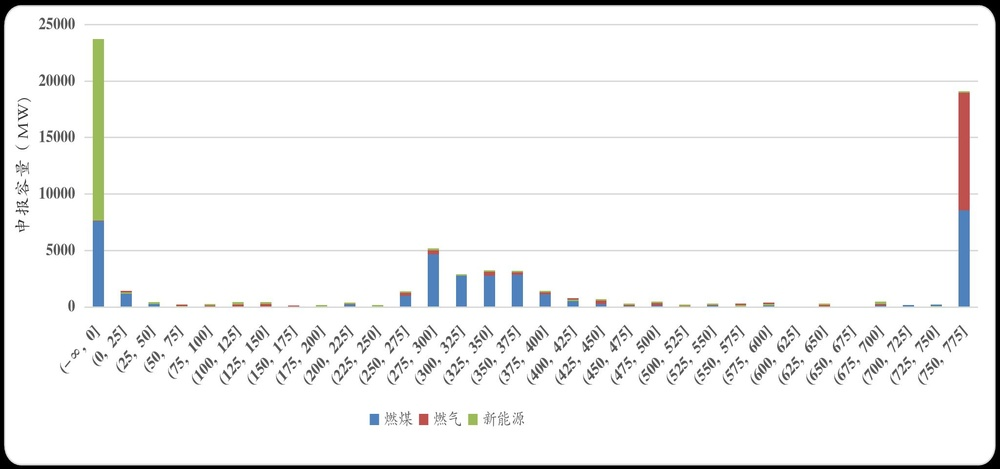
#> input picture images/Original.jpeg, 1000 x 469 px, shrunk from 2048 x 961 before the run
$ python corp.py --image_path images/Original.jpeg
#> lines starting #> are read from the running program, lines starting #| are printed output that depends on the picture; after the words box and inside, x2 and y2 are one past the last pixel; in counts of white or black regions, pixels touching at a corner belong together
import cv2
import numpy as np
import matplotlib.pyplot as plt
import os
import glob
import argparse
import matplotlib.font_manager as fm
import warnings

# 配置matplotlib支持中文显示
plt.rcParams['font.sans-serif'] = ['Noto Sans CJK SC', 'Noto Sans CJK JP', 'SimHei', 'Arial Unicode MS', 'Microsoft YaHei', 'WenQuanYi Micro Hei']  # 用来正常显示中文
plt.rcParams['axes.unicode_minus'] = False  # 用来正常显示负号

warnings.filterwarnings("ignore", category=UserWarning, module="matplotlib")

def detect_horizontal_lines(image_path, min_line_length=100, line_gap=10, edge_margin_percent=0.05,
                           y_threshold=5, initial_length_percent=0.01, merged_length_percent=0.25):
    """
    识别图像中的水平线，排除顶部和底部的线，并将垂直位置相近的线合并
    然后计算所有水平线的边界来裁剪图像

    参数:
        image_path: 图像文件路径
        min_line_length: 最小线段长度
        line_gap: 同一条线上的最大间隙
        edge_margin_percent: 顶部和底部要排除的区域百分比（相对于图像高度）
        y_threshold: 垂直方向上的合并阈值，相差小于此值的线将被合并
        initial_length_percent: 初始线段筛选的长度下限（占图像宽度的百分比）
        merged_length_percent: 合并后线段的长度下限（占图像宽度的百分比）

    返回:
        原始图像、标记了水平线的图像、合并后的线条、边界坐标、裁剪后的图像、被排除的短合并线
    """
    # 读取图像
    img = cv2.imread(image_path)

    if img is None:
        raise ValueError(f"无法读取图像: {image_path}")

    # 转换为灰度图
    gray = cv2.cvtColor(img, cv2.COLOR_BGR2GRAY)

    # 获取图像高度
    height, width = img.shape[:2]

    # 计算顶部和底部的边缘区域
    edge_margin = int(height * edge_margin_percent)
    top_edge = edge_margin
    bottom_edge = height - edge_margin

    # 边缘检测
    edges = cv2.Canny(gray, 30, 120, apertureSize=3)

    # 使用霍夫变换检测直线
    lines = cv2.HoughLinesP(
        edges,
        rho=1,
        theta=np.pi/180,
        threshold=100,
        minLineLength=min_line_length,
        maxLineGap=line_gap
    )

    # 创建图像副本用于显示结果
    result_img = img.copy()

    # 筛选水平线（斜率接近于0的线），并排除顶部和底部的线
    horizontal_lines = []
    edge_lines = []  # 用于存储被排除的边缘线
    too_short_lines = []  # 用于存储长度过短的线

    if lines is not None:
        for line in lines:
            x1, y1, x2, y2 = line[0]

            # 计算斜率 (避免除以零)
            if x2 - x1 == 0:
                continue

            slope = (y2 - y1) / (x2 - x1)

            # 如果斜率接近于0，认为是水平线
            if abs(slope) < 0.1:  # 斜率阈值可以调整
                # 计算线段长度
                line_length = abs(x2 - x1)
                min_initial_length = width * initial_length_percent  # 图像宽度的1%

                # 检查线是否位于顶部或底部边缘区域
                y_avg = (y1 + y2) / 2
                if y_avg < top_edge or y_avg > bottom_edge:
                    edge_lines.append(line[0])
                    # 在结果图像中用不同颜色（例如绿色）标记被排除的边缘线
                    cv2.line(result_img, (x1, y1), (x2, y2), (0, 255, 0), 1)
                elif line_length < min_initial_length:
                    too_short_lines.append(line[0])
                    # 在结果图像中用黄色标记被排除的短线
                    cv2.line(result_img, (x1, y1), (x2, y2), (0, 255, 255), 1)
                else:
                    horizontal_lines.append([x1, y1, x2, y2, y_avg])  # 保存平均y坐标

    # 按y坐标排序
    horizontal_lines.sort(key=lambda x: x[4])

    # 合并垂直位置相近的线
    merged_lines = []
    short_merged_lines = []  # 存储被舍弃的短合并线

    if horizontal_lines:
        current_group = [horizontal_lines[0]]

        for i in range(1, len(horizontal_lines)):
            current_line = horizontal_lines[i]
            prev_line = current_group[-1]

            # 如果当前线与上一条线的y坐标差异小于阈值，认为是同一条线
            if abs(current_line[4] - prev_line[4]) < y_threshold:
                current_group.append(current_line)
            else:
                # 合并当前组中的所有线
                if current_group:
                    merged_line = merge_line_group(current_group)

                    # 检查合并后的线段长度是否达到图像宽度的指定百分比
                    x1, y1, x2, y2 = merged_line
                    line_length = abs(x2 - x1)
                    min_required_length = width * merged_length_percent

                    if line_length >= min_required_length:
                        merged_lines.append(merged_line)
                    else:
                        short_merged_lines.append(merged_line)
                        # 在结果图像中用紫色标记被排除的短合并线
                        cv2.line(result_img, (x1, y1), (x2, y2), (255, 0, 255), 1)

                # 开始新的一组
                current_group = [current_line]

        # 处理最后一组
        if current_group:
            merged_line = merge_line_group(current_group)

            # 检查最后一组合并后的线段长度
            x1, y1, x2, y2 = merged_line
            line_length = abs(x2 - x1)
            min_required_length = width * merged_length_percent

            if line_length >= min_required_length:
                merged_lines.append(merged_line)
            else:
                short_merged_lines.append(merged_line)
                # 在结果图像中用紫色标记被排除的短合并线
                cv2.line(result_img, (x1, y1), (x2, y2), (255, 0, 255), 1)

    # 输出过滤信息
    total_horizontal = len(horizontal_lines) + len(too_short_lines)
    print(f"检测到 {total_horizontal} 条潜在水平线")
    print(f"其中 {len(too_short_lines)} 条因长度不足图像宽度的{initial_length_percent*100}%而被排除")
    print(f"合并前保留了 {len(horizontal_lines)} 条有效水平线")

    # 计算所有水平线的边界极值
    boundaries = None
    cropped_img = None

    if merged_lines:
        # 初始化边界值
        min_x = width
        max_x = 0
        min_y = height
        max_y = 0

        # 计算所有线的最小外接矩形
        for line in merged_lines:
            x1, y1, x2, y2 = line
            min_x = min(min_x, x1, x2)
            max_x = max(max_x, x1, x2)
            min_y = min(min_y, y1, y2)
            max_y = max(max_y, y1, y2)

        # 添加小边距并向下平移2个像素
        padding = 3
        min_x = max(0, min_x - padding)
        max_x = min(width, max_x + padding)
        min_y = max(0, min_y - padding + 2)  # 向下平移2个像素
        max_y = min(height, max_y + padding + 2)  # 向下平移2个像素

        boundaries = {
            "min_x": min_x,
            "max_x": max_x,
            "min_y": min_y,
            "max_y": max_y
        }

        # 在结果图像上绘制边界矩形
        cv2.rectangle(result_img, (min_x, min_y), (max_x, max_y), (255, 0, 0), 2)

        # 裁剪图像
        if max_y > min_y and max_x > min_x:
            cropped_img = img[min_y:max_y, min_x:max_x]

    # 在结果图像上绘制合并后的线
    for line in merged_lines:
        x1, y1, x2, y2 = line
        cv2.line(result_img, (x1, y1), (x2, y2), (0, 0, 255), 2)

    return img, result_img, merged_lines, boundaries, cropped_img, short_merged_lines

def merge_line_group(line_group):
    """
    合并一组线段

    参数:
        line_group: 线段列表，每个线段为 [x1, y1, x2, y2, y_avg]

    返回:
        合并后的线段 [x1, y1, x2, y2]
    """
    # 计算组内所有线的平均y坐标
    avg_y = sum(line[4] for line in line_group) / len(line_group)

    # 找出最左边的点和最右边的点
    left_x = min(min(line[0], line[2]) for line in line_group)
    right_x = max(max(line[0], line[2]) for line in line_group)

    # 创建合并后的线段
    return [left_x, int(avg_y), right_x, int(avg_y)]

def save_result_images(original_path, result_img, cropped_img=None):
    """保存检测结果和裁剪图像到文件"""
    output_dir = os.path.dirname(original_path)
    base_name = os.path.splitext(os.path.basename(original_path))[0]

    # 保存标记了水平线的中间结果图像
    lines_output_path = os.path.join(output_dir, f"{base_name}_lines.jpg")
    cv2.imwrite(lines_output_path, result_img)
    print(f"标记水平线的图像已保存到: {lines_output_path}")

    # 如果有裁剪图像，则保存
    if cropped_img is not None:
        output_path = os.path.join(output_dir, f"{base_name}_cropped.jpg")
        cv2.imwrite(output_path, cropped_img)
        print(f"裁剪后的图像已保存到: {output_path}")

def show_results(original, result, cropped=None, title="", display=False):
    """
    显示原始图像、结果图像和裁剪后的图像

    Args:
        original: 原始图像
        result: 处理后的图像
        cropped: 裁剪后的图像，可选
        title: 图像标题，可选
        display: 是否显示图像，默认为False
    """
    if cropped is not None:
        plt.figure(figsize=(18, 6))

        plt.subplot(1, 3, 1)
        plt.imshow(cv2.cvtColor(original, cv2.COLOR_BGR2RGB))
        plt.title(f'原始图像 {title}')
        plt.axis('off')

        plt.subplot(1, 3, 2)
        plt.imshow(cv2.cvtColor(result, cv2.COLOR_BGR2RGB))
        plt.title(f'检测到的水平线 {title}')
        plt.axis('off')

        plt.subplot(1, 3, 3)
        plt.imshow(cv2.cvtColor(cropped, cv2.COLOR_BGR2RGB))
        plt.title(f'裁剪后的图像 {title}')
        plt.axis('off')
    else:
        plt.figure(figsize=(15, 10))

        plt.subplot(1, 2, 1)
        plt.imshow(cv2.cvtColor(original, cv2.COLOR_BGR2RGB))
        plt.title(f'原始图像 {title}')
        plt.axis('off')

        plt.subplot(1, 2, 2)
        plt.imshow(cv2.cvtColor(result, cv2.COLOR_BGR2RGB))
        plt.title(f'检测到的水平线 {title}')
        plt.axis('off')

    plt.tight_layout()

    # 只有当display为True时才显示图像
    if display:
        plt.show()
    else:
        plt.close()  # 关闭图形，不显示

def process_single_image(image_path, display=False):
    """处理单个图像文件"""
    try:
        print(f"处理图像: {image_path}")
        original, result, lines, boundaries, cropped, short_merged_lines = detect_horizontal_lines(image_path)
#> in detect_horizontal_lines, img is the input picture: shape (469, 1000, 3); mean B, G, R 241, 241.1, 240.8
#> in detect_horizontal_lines, `edges = cv2.Canny(gray, 30, 120, apertureSize=3)`:
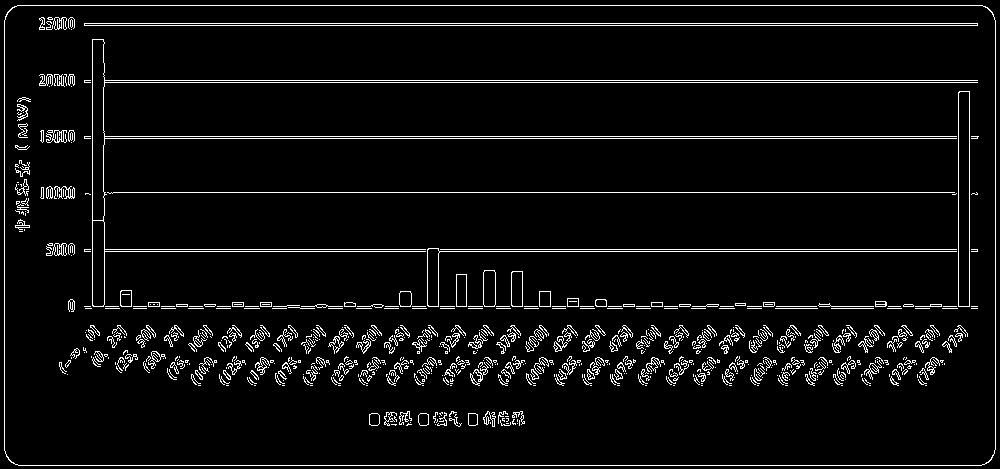
#> edges: shape (469, 1000); 5.3% white in thin lines or dots
#> in detect_horizontal_lines, `lines = cv2.HoughLinesP( edges, rho=1, theta=np.pi/180, threshold=100,..`: lines = 24 rows, first 6: [18, 465, 981, 465], [17, 5, 982, 5], [104, 251, 427, 251], [40, 25, 977, 25], [104, 192, 976, 192], [104, 82, 977, 82]
#> the loop in detect_horizontal_lines, `for line in lines:` made 24 passes
#> (x1, y1, x2, y2, line_length, y_avg) on passes 1 to 12: (18, 465, 981, 465, 963, 465), (17, 5, 982, 5, 965, 5), (104, 251, 427, 251, 323, 251), (40, 25, 977, 25, 937, 25), (104, 192, 976, 192, 872, 192), (104, 82, 977, 82, 873, 82), (104, 80, 977, 80, 873, 80), (104, 136, 978, 136, 874, 136), (41, 23, 977, 23, 936, 23), (104, 249, 977, 249, 873, 249), (104, 138, 977, 138, 873, 138), (747, 306, 977, 306, 230, 306)
#> (x1, y1, x2, y2) on passes 13, 14, 15, 19, 22, 24: (4, 450, 4, 20), (995, 449, 995, 20), (92, 305, 92, 39), (969, 305, 969, 91), (958, 305, 958, 92), (104, 304, 104, 193)
#> after the loop in detect_horizontal_lines, `for line in lines:`:
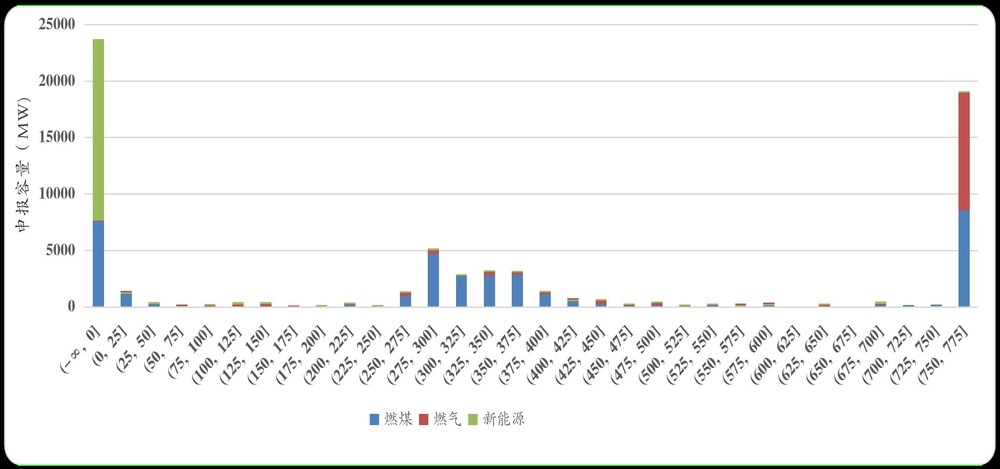
#> result_img: shape (469, 1000, 3); 0.41% of pixels changed, all inside (x1, y1, x2, y2) = (17, 5, 983, 466)
#> after the loop in detect_horizontal_lines, `for line in lines:`: edge_lines = [[18, 465, 981, 465], [17, 5, 982, 5]]; horizontal_lines = 16 items, first 6: [104, 251, 427, 251, 251], [40, 25, 977, 25, 25], [104, 192, 976, 192, 192], [104, 82, 977, 82, 82], [104, 80, 977, 80, 80], [104, 136, 978, 136, 136]; too_short_lines = []
#> in detect_horizontal_lines, `current_group = [horizontal_lines[0]]`: current_group = [[41, 23, 977, 23, 23]]
#> the loop in detect_horizontal_lines, `for i in range(1, len(horizontal_lines)):` made 15 passes
#> (prev_line, avg_y in merge_line_group, left_x in merge_line_group, right_x in merge_line_group, x1, y1, x2, y2) on passes 2, 4, 6, 7, 10, 12, 13: ([40, 25, 977, 25, 25], 24, 40, 977, 40, 24, 977, 24), ([104, 82, 977, 82, 82], 81, 104, 977, 104, 81, 977, 81), ([104, 138, 977, 138, 138], 137, 104, 978, 104, 137, 978, 137), ([104, 192, 976, 192, 192], 192, 104, 976, 104, 192, 976, 192), ([439, 251, 956, 251, 251], 250.3, 104, 977, 104, 250, 977, 250), ([301, 306, 733, 306, 306], 306, 301, 977, 301, 306, 977, 306), ([223, 336, 371, 336, 336], 336, 223, 371, 223, 336, 371, 336)
#> (current_line, prev_line) on passes 1, 3, 5, 8, 9, 11: ([40, 25, 977, 25, 25], [41, 23, 977, 23, 23]), ([104, 82, 977, 82, 82], [104, 80, 977, 80, 80]), ([104, 138, 977, 138, 138], [104, 136, 978, 136, 136]), ([104, 251, 427, 251, 251], [104, 249, 977, 249, 249]), ([439, 251, 956, 251, 251], [104, 251, 427, 251, 251]), ([301, 306, 733, 306, 306], [747, 306, 977, 306, 306])
#> after the loop in detect_horizontal_lines, `for i in range(1, len(horizontal_lines)):`: result_img: shape (469, 1000, 3); 0.03% of pixels changed, all inside (x1, y1, x2, y2) = (223, 336, 372, 337)
#> after the loop in detect_horizontal_lines, `for i in range(1, len(horizontal_lines)):`: merged_lines = [[40, 24, 977, 24], [104, 81, 977, 81], [104, 137, 978, 137], [104, 192, 976, 192], [104, 250, 977, 250], [301, 306, 977, 306]]; short_merged_lines = [[223, 336, 371, 336]]
#> in detect_horizontal_lines, `merged_line = merge_line_group(current_group)`: merged_line = [311, 363, 944, 363]
#> in detect_horizontal_lines, `x1, y1, x2, y2 = merged_line`: x1 = 311; y1 = 363; x2 = 944; y2 = 363
#> in detect_horizontal_lines, `line_length = abs(x2 - x1)`: line_length = 633
#> in detect_horizontal_lines, `total_horizontal = len(horizontal_lines) + len(too_short_lines)`: total_horizontal = 16
#| 检测到 16 条潜在水平线
#| 其中 0 条因长度不足图像宽度的1.0%而被排除
#| 合并前保留了 16 条有效水平线
#> the loop in detect_horizontal_lines, `for line in merged_lines:` made 7 passes
#> (x1, y1, x2, y2, max_x, max_y) on passes 1 to 7: (40, 24, 977, 24, 977, 24), (104, 81, 977, 81, 977, 81), (104, 137, 978, 137, 978, 137), (104, 192, 976, 192, 978, 192), (104, 250, 977, 250, 978, 250), (301, 306, 977, 306, 978, 306), (311, 363, 944, 363, 978, 363)
#> in detect_horizontal_lines, `min_x = max(0, min_x - padding)`: min_x = 37
#> in detect_horizontal_lines, `max_x = min(width, max_x + padding)`: max_x = 981
#> in detect_horizontal_lines, `min_y = max(0, min_y - padding + 2)`: min_y = 23
#> in detect_horizontal_lines, `max_y = min(height, max_y + padding + 2)`: max_y = 368
#> in detect_horizontal_lines, `boundaries = { "min_x": min_x, "max_x": max_x, "min_y": min_y, "max_y"..`: boundaries = {'min_x': 37, 'max_x': 981, 'min_y': 23, 'max_y': 368}
#> in detect_horizontal_lines, `cv2.rectangle(result_img, (min_x, min_y), (max_x, max_y), (255, 0, 0),..`:
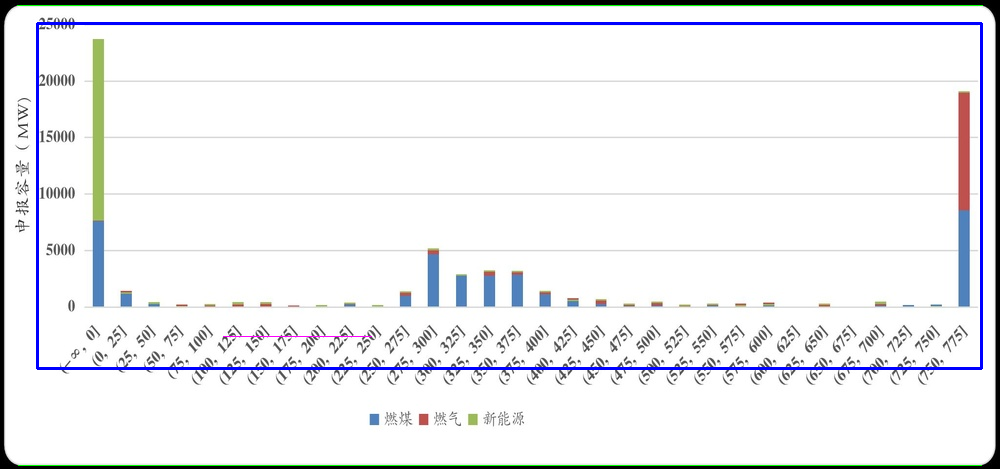
#> result_img: shape (469, 1000, 3); mean B, G, R 240.7, 237.6, 236.4
#> in detect_horizontal_lines, `cropped_img = img[min_y:max_y, min_x:max_x]`:
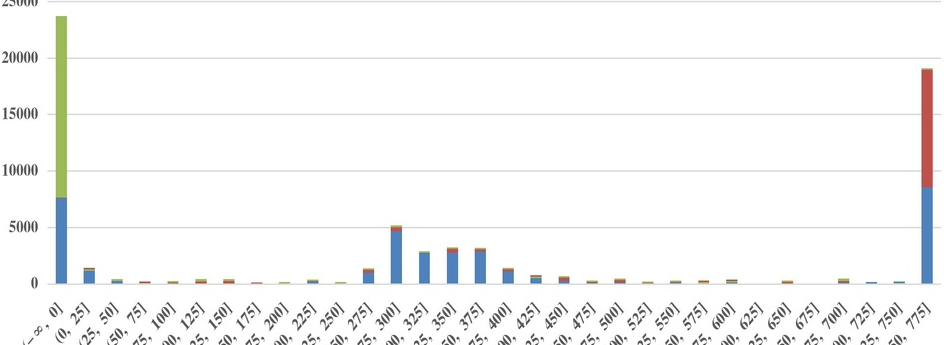
#> cropped_img: shape (345, 944, 3); mean B, G, R 247, 247.1, 246.8
#> the loop in detect_horizontal_lines, `for line in merged_lines:` made 7 passes
#> after the loop in detect_horizontal_lines, `for line in merged_lines:`:
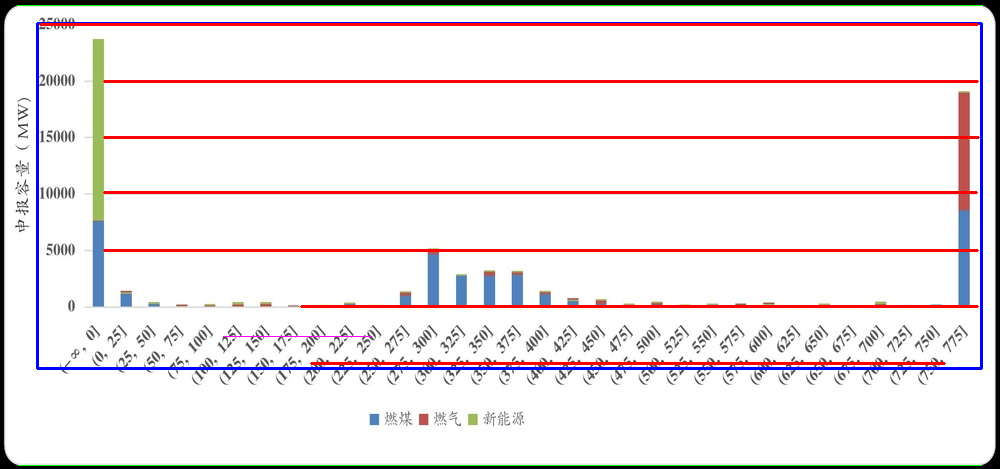
#> result_img: shape (469, 1000, 3); 3.68% of pixels changed, all inside (x1, y1, x2, y2) = (39, 23, 980, 365)
#> lines = [[40, 24, 977, 24], [104, 81, 977, 81], [104, 137, 978, 137], [104, 192, 976, 192], [104, 250, 977, 250], [301, 306, 977, 306], [311, 363, 944, 363]]; short_merged_lines = [[223, 336, 371, 336]]

        # 显示结果，但不弹出窗口
        show_results(original, result, cropped, os.path.basename(image_path), display=display)
#> in show_results, `plt.close()`:
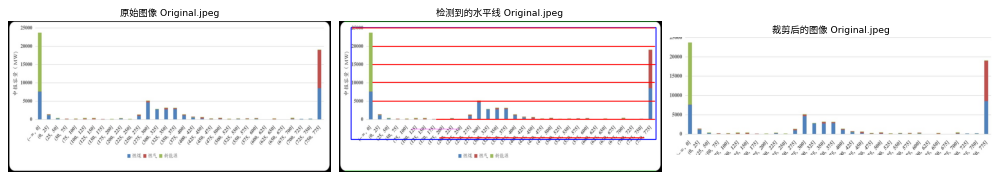
#> figure drawn by matplotlib, 3 panels

        # 输出每条水平线的坐标
        for i, line in enumerate(lines):
            x1, y1, x2, y2 = line
            print(f"水平线 {i+1}: 从 ({x1}, {y1}) 到 ({x2}, {y2})")
#> this loop made 7 passes
#| 水平线 1: 从 (40, 24) 到 (977, 24)
#| 水平线 2: 从 (104, 81) 到 (977, 81)
#| 水平线 3: 从 (104, 137) 到 (978, 137)
#| 水平线 4: 从 (104, 192) 到 (976, 192)
#| 水平线 5: 从 (104, 250) 到 (977, 250)
#| 水平线 6: 从 (301, 306) 到 (977, 306)
#| 水平线 7: 从 (311, 363) 到 (944, 363)

        # 打印被排除的水平线
        if short_merged_lines:
            print("\n被忽略的水平线坐标:")
            for i, line in enumerate(short_merged_lines):
                x1, y1, x2, y2 = line
                print(f"被忽略的水平线 {i+1}: 从 ({x1}, {y1}) 到 ({x2}, {y2})")
#> this loop made 1 pass
#| 被忽略的水平线 1: 从 (223, 336) 到 (371, 336)
        else:
            print("\n没有被忽略的水平线")

        # 保存结果图像
        save_result_images(image_path, result, cropped)

    except Exception as e:
        print(f"处理图像 {image_path} 时出错: {e}")

def process_directory(directory_path, extensions=['*.jpg', '*.jpeg', '*.png'], display=False):
    """处理目录中的所有图像文件"""
    image_files = []
    for ext in extensions:
        image_files.extend(glob.glob(os.path.join(directory_path, ext)))

    if not image_files:
        print(f"在目录 {directory_path} 中未找到图像文件")
        return

    print(f"找到 {len(image_files)} 个图像文件")

    for image_path in image_files:
        process_single_image(image_path, display)

if __name__ == "__main__":
    # 添加命令行参数解析
    parser = argparse.ArgumentParser(description='图像水平线检测和裁剪工具')
    parser.add_argument('--image_path', type=str, required=True, help='图像文件或目录的路径')
    parser.add_argument('--display', action='store_true', help='是否显示图像预览')
    parser.add_argument('--initial_length', type=float, default=0.01, help='初始线段筛选的长度下限（占图像宽度的百分比，默认0.01即1%）')
    parser.add_argument('--merged_length', type=float, default=0.25, help='合并后线段的长度下限（占图像宽度的百分比，默认0.25即25%）')
    args = parser.parse_args()

    image_dir = args.image_path
    display_images = args.display

    # 检测目录是否存在
    if not os.path.exists(image_dir):
        print(f"目录不存在: {image_dir}")
    elif os.path.isfile(image_dir):
        # 处理单个文件
        process_single_image(image_dir, display_images)
    else:
        # 处理目录中的所有图像
        process_directory(image_dir, display=display_images)
